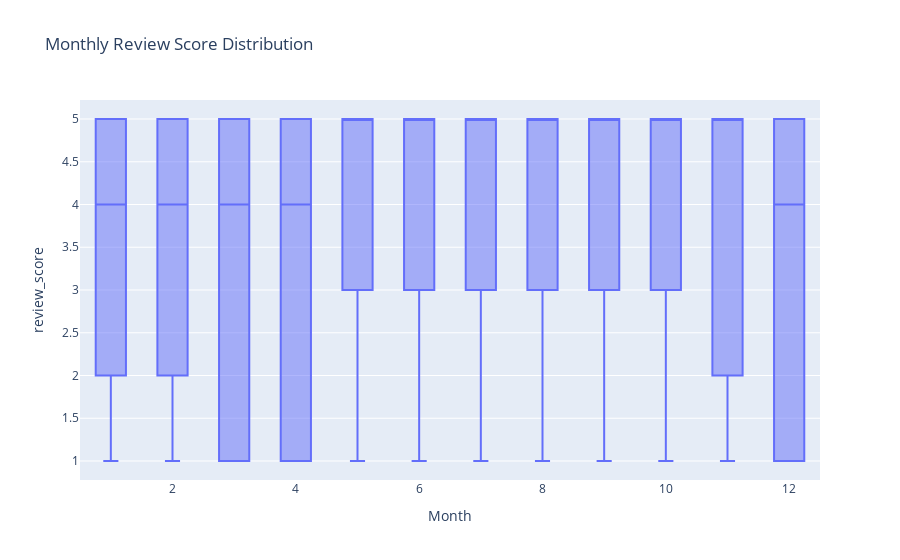

The code cell stored with this chart in its notebook:
### Code cell
# Review score over time:
df_reviews['review_creation_date'] = pd.to_datetime(df_reviews['review_creation_date'])

fig = px.box(
    df_reviews,
    x=df_reviews['review_creation_date'].dt.month,
    y='review_score',
    title='Monthly Review Score Distribution',
    labels={'x': 'Month'}
)
fig.show()

### Figure 1 — Plotly figure (JSON) as saved in the notebook; plotly's stock layout.template omitted (floating-point values rounded to 4 significant figures; data arrays with more than 128 entries replaced by an {"elided": "..."} marker saying what was removed)
{"data": [{"alignmentgroup": "True", "hovertemplate": "Month=%{x}<br>review_score=%{y}<extra></extra>", "legendgroup": "", "marker": {"color": "#636efa"}, "name": "", "notched": false, "offsetgroup": "", "orientation": "v", "showlegend": false, "type": "box", "x": {"elided": "42706 int values"}, "x0": " ", "xaxis": "x", "y": {"elided": "42706 int values"}, "y0": " ", "yaxis": "y"}], "layout": {"boxmode": "group", "legend": {"tracegroupgap": 0}, "title": {"text": "Monthly Review Score Distribution"}, "xaxis": {"anchor": "y", "domain": [0, 1], "title": {"text": "Month"}}, "yaxis": {"anchor": "x", "domain": [0, 1], "title": {"text": "review_score"}}}}
